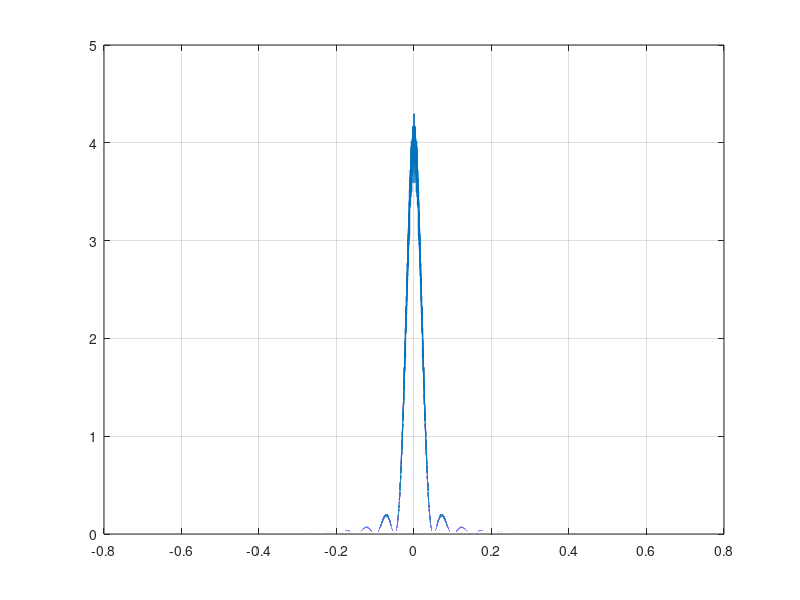

The MATLAB script that drew this image:
% This script helps to see the effect of the matched filter effect on a
% white noise. The autocorrelation and fourier transform operations are
% time-normalized.

L=20;
r=zeros(1000,(10000+L-1)*2-1);
h=ones(1,L)/sqrt(L);

for cont=1:1000
x=randn(1,10000);
x=2*x;
y=conv(x,h);
r(cont,:)=xcorr(y)/(y*y')*var(y);
end

r=mean(r);
R=fftshift(fft(r,length(r)*100));
R=R/L;
f=linspace(-0.5,0.5,length(R));
plot(f,abs(R))

grid

